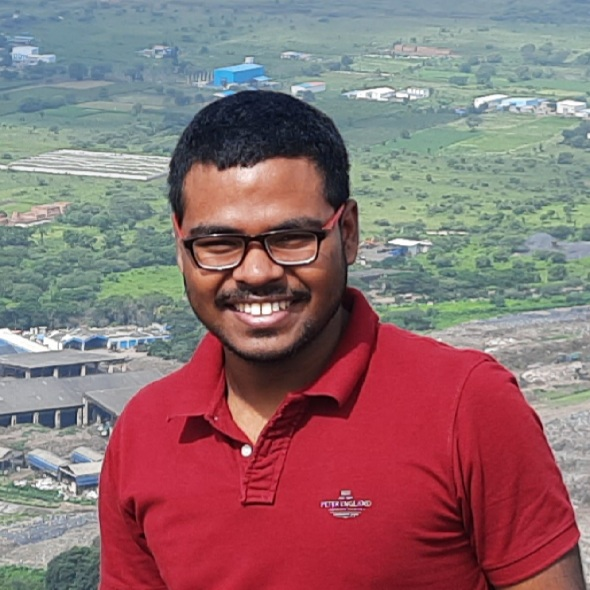
#> input picture UMIC Members/Amit/20210807_094712.jpg, 590 x 590 px; its folder holds only this picture in this run
$ python umic_database_pre-processing.py
#> lines starting #> are read from the running program, lines starting #| are printed output that depends on the picture
import numpy as np
import glob
import random as rnd
import pickle
import matplotlib.pyplot as plt
from numpy import asarray
from numpy import save
import cv2
import os

names = ["Amit", "atharva", "Balasubramanian", "Harshil", "Meghna", "Rihan Aaron", "Ronit", "Saad", "shubham","Siddhant"]
down_size = 112
down_points = (down_size, down_size)

face_database = []
face_names_database = []

for name in names:
    file_name = "UMIC Members/"+name+"/*.jpg"
    face_shots = []
    for file in glob.glob(file_name):
        photo = cv2.imread(file)
#> photo is the input picture: shape (590, 590, 3); mean B, G, R 113.5, 110.8, 141.9
        face_img = cv2.resize(photo, down_points, interpolation= cv2.INTER_LINEAR)
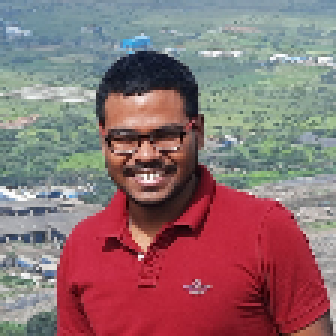
#> face_img: shape (112, 112, 3) (shown 3 times larger); mean B, G, R 113.3, 110.6, 141.8
        print(face_img.shape)
#| (112, 112, 3)
        cv2.imshow("meow", face_img)
        cv2.waitKey()
        face_database.append(face_img)
        face_names_database.append(name)

database = np.array(face_database[0],dtype=float)
for i in range(1,len(face_database)):
    j = np.array(face_database[i],dtype=float)
    database = np.concatenate((database,j),axis=0)

save("umic_members_images.npy",database)
file_name = "umic_members_names.pkl"

open_file = open(file_name, "wb")
pickle.dump(face_names_database, open_file)
open_file.close()
